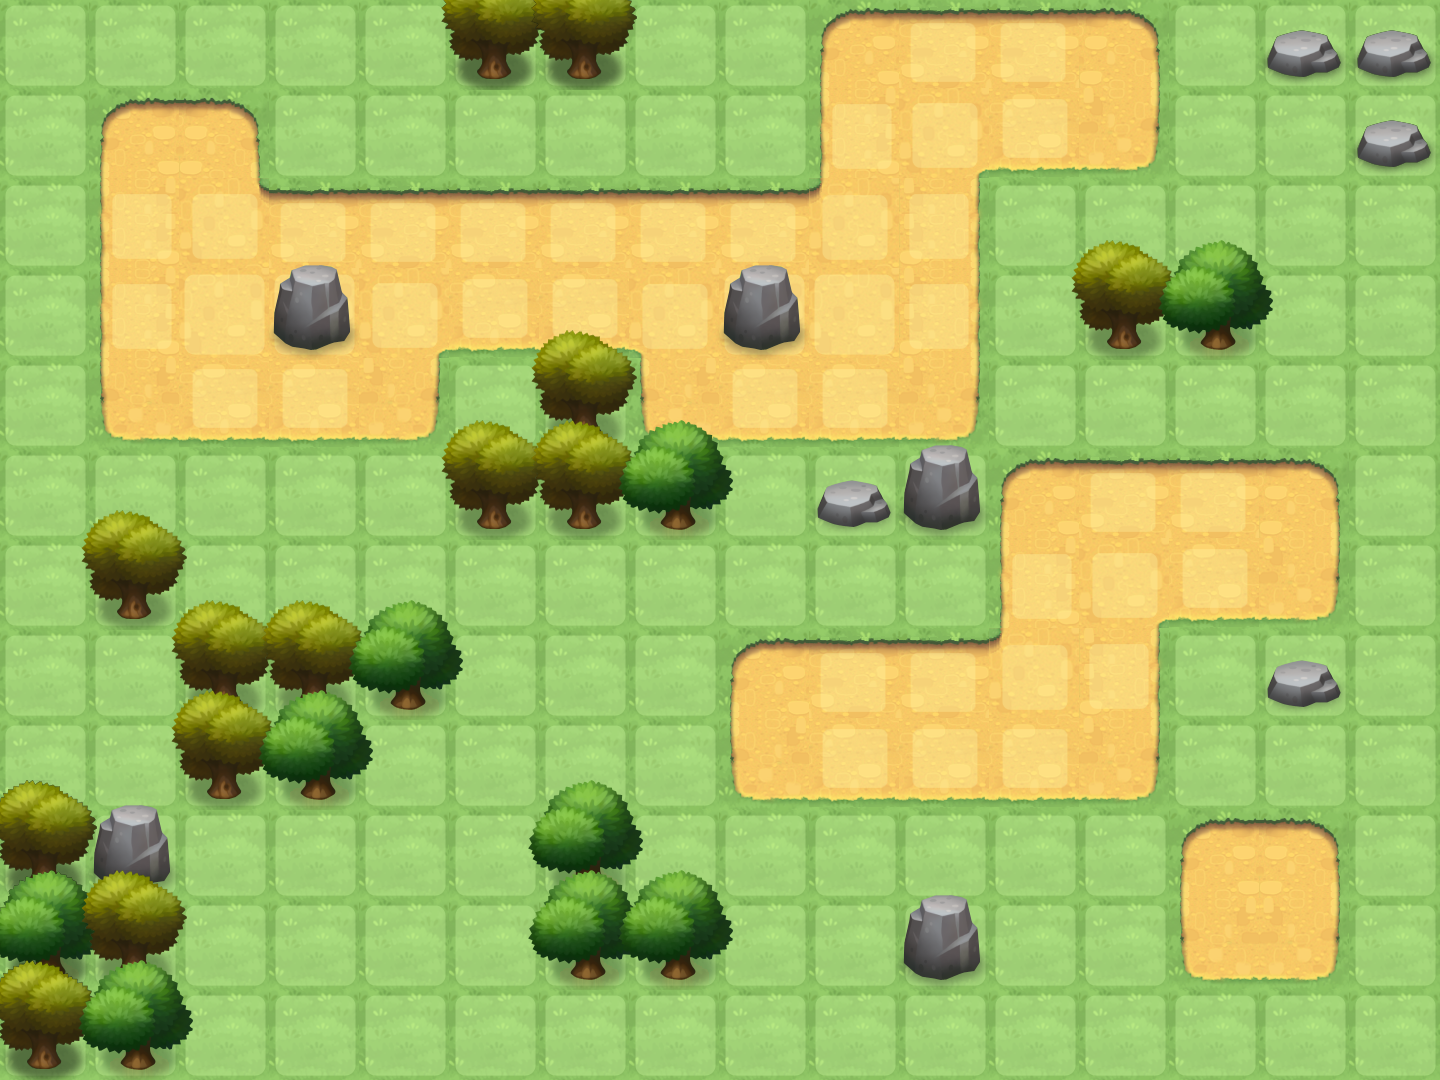

Tiled map render using the project's own tile images. Description and the map definition, with tile-layer contents summarised, below:
An orthogonal 16x12 tile map with 90x90 px tiles, 2 tile layers (terran, objects), 1 hidden layer not drawn, 2 tilesets.

<map version="1.0" orientation="orthogonal" renderorder="right-down" width="16" height="12" tilewidth="90" tileheight="90" nextobjectid="1">
 <tileset firstgid="1" name="tex" tilewidth="120" tileheight="120">
  <tileoffset x="-15" y="0" />
  <image source="tex.png" width="960" height="960" />
 </tileset>
 <tileset firstgid="65" name="Chara" tilewidth="100" tileheight="106">
  <tile id="0">
   <image width="100" height="106" source="q_01.png" />
  </tile>
 </tileset>
 <layer name="terran" width="16" height="12">
  <properties>
   <property name="cc_vertexz" value="-1000" />
  </properties>
  <data>[192 cells, 192 non-empty, 14 distinct tile ids]</data>
 </layer>
 <layer name="objects" width="16" height="12">
  <properties>
   <property name="cc_alpha_func" value="0.05" />
   <property name="cc_vertexz" value="automatic" />
  </properties>
  <data>[192 cells, 32 non-empty, 4 distinct tile ids]</data>
 </layer>
 <layer name="sprites" width="16" height="12" visible="0">
  <data>[192 cells, 1 non-empty, 1 distinct tile ids]</data>
 </layer>
</map>